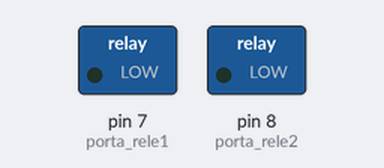
Simulated run of this sketch. Board: Arduino Uno, built with avr-gcc and run on an emulated ATmega328P. On the bench: switched loads named in the sketch (green lamp = pin HIGH).

Above: at 5.0 s.
At 15.0 s:
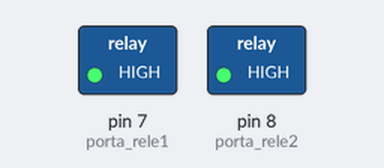
Timing chart, 0 to 26.0 s (numbered marks = the images above):
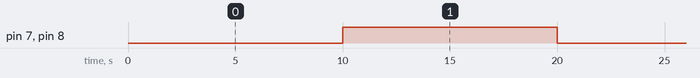

The sketch:

controle_simples_rele.ino
```cpp
//Programa : Teste Modulo Rele Arduino 2 canais - Lampadas

//Porta ligada ao pino IN1 do modulo
int porta_rele1 = 7;
//Porta ligada ao pino IN2 do modulo
int porta_rele2 = 8;

void setup()
{
  //Define pinos para o rele como saida
  pinMode(porta_rele1, OUTPUT);
  pinMode(porta_rele2, OUTPUT);
}

void loop()
{
  digitalWrite(porta_rele1, LOW);  //Liga rele 1
  digitalWrite(porta_rele2, LOW);  //Liga rele 2
  delay(10000);
  digitalWrite(porta_rele1, HIGH); //Desliga rele 1
  digitalWrite(porta_rele2, HIGH); //Desliga rele 2
  delay(10000);
}
```

Measured:
- by itself, pin 7 (porta_rele1), pin 8 (porta_rele2): alternates HIGH for 10.0 s and LOW for 10.0 s
